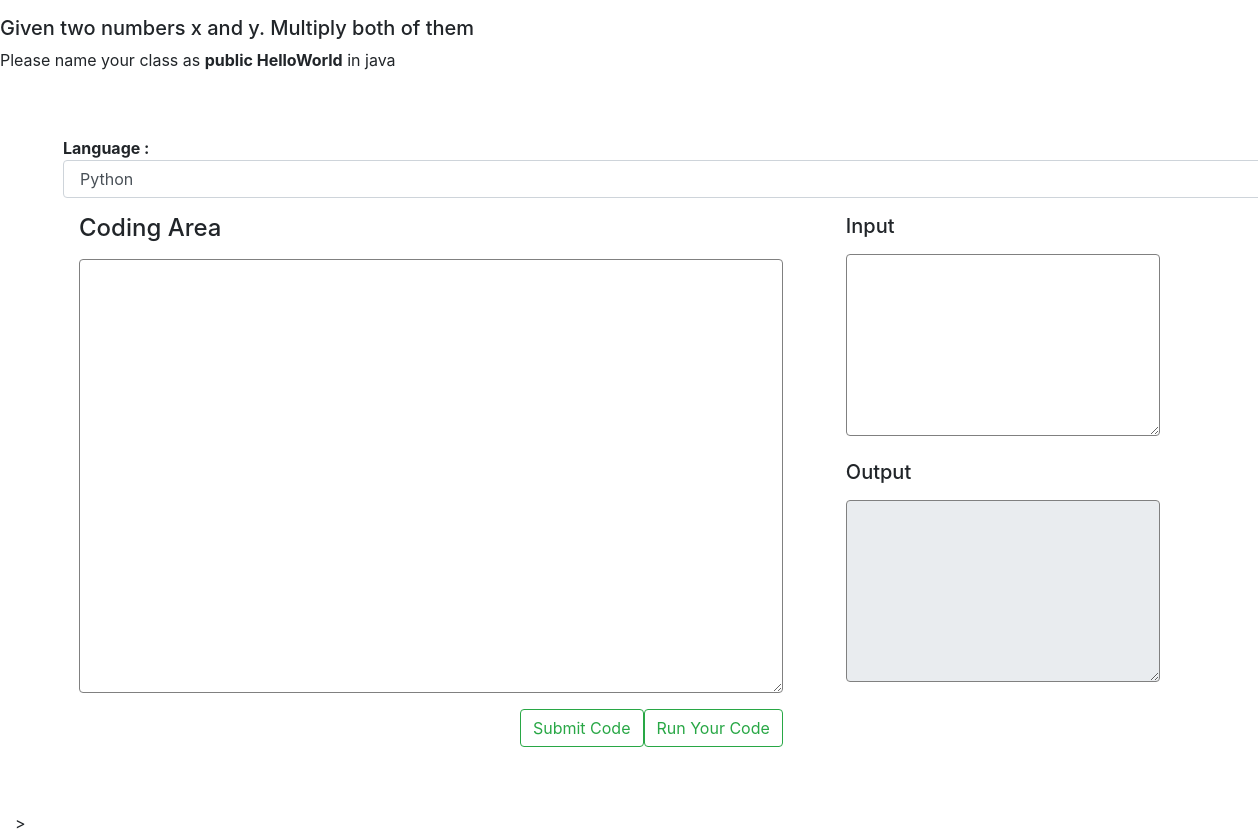
Before: /P2/ with the older database file.
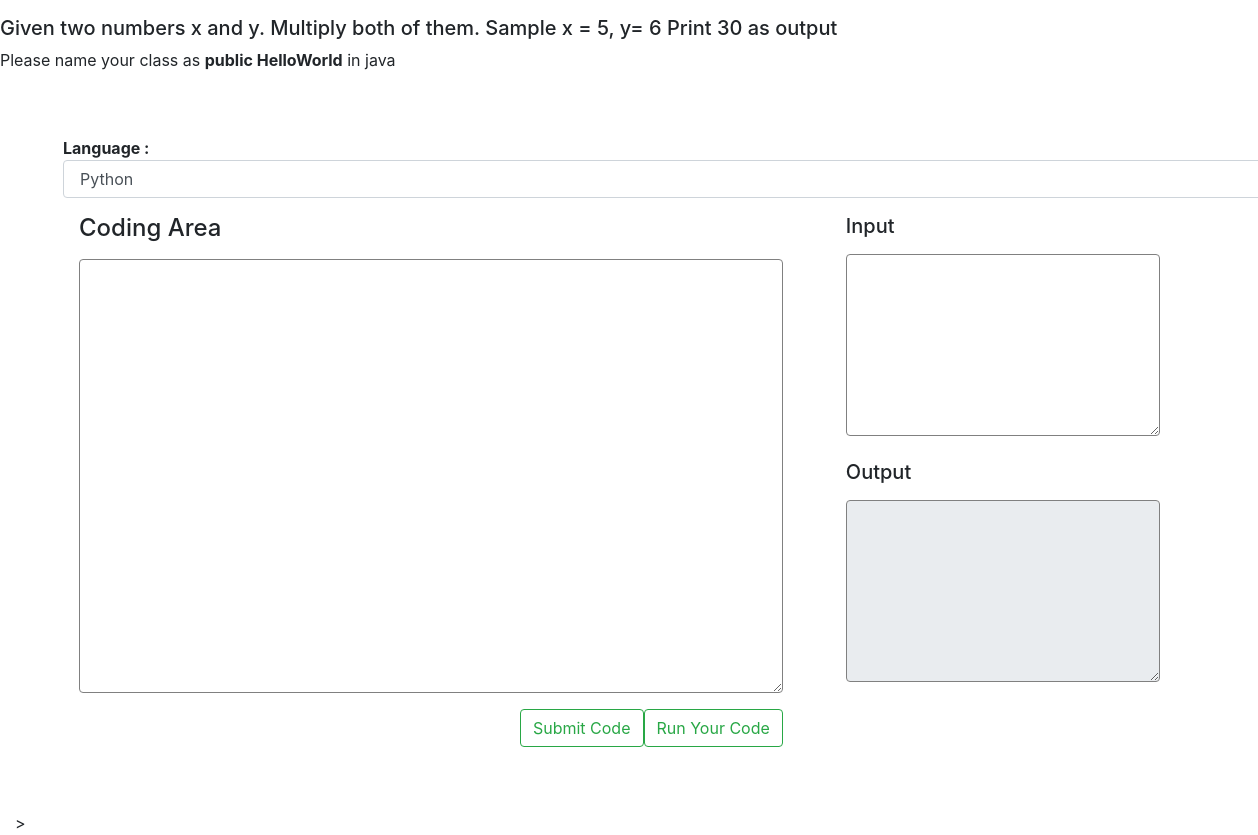
After: the same page with the newer database file.
### signup/models.py (models this page shows, shortened)
class Problem(models.Model):
    problem_id = models.CharField(max_length=20,primary_key=True)
    problem_title= models.CharField(max_length=100)
    description = models.CharField(max_length=2000)
    difficulty = models.CharField(max_length=10,default='Easy')

### signup/views.py (the view, shortened to what this page needs)
# urls.py: path('<str:problem_id>/',displayproblemdetail, name='displayproblemdetail'),
def displayproblemdetail(request,problem_id):
    problem = Problem.objects.filter(problem_id=problem_id).first()
    language = Language.objects.all()
    testcase = TestCase.objects.filter(problem_id=problem_id).first()
    return render(request,'displayProblemDetail.html',{'problem':problem,'language':language})

### template/displayProblemDetail.html (shortened to what this page needs)
<!DOCTYPE html>
<html>
<head>
    <link rel="stylesheet" href="https://maxcdn.bootstrapcdn.com/bootstrap/4.0.0/css/bootstrap.min.css">
</head>
<body>
        <h5> {{problem.description}}</h5>
        <p>Please name your class as <b>public HelloWorld</b> in java</p>
    <div class="container-fluid">
        <div class="row">
          <div class="col-sm-12 ml-5 mr-5 mt-5 mb-5">
            <form action="#" method="post">
              <p><b>Language : </b>
                <select name="language" class="form-control">
                  {% for language in language %}
                    <option value="{{language.name}}">{{ language.name}}</option>
                  {% endfor %}
                </select>
              </p>
              <div class="form-group row">
                <div class="col-sm-7 mr-5 ml-3">
                  <label for="comment"><h4>Coding Area</h4></label>
                  <textarea class="form-control" rows="14" name="code_area" style="border:1px solid grey; letter-spacing: 1px; font-family: 'Lucida Console'; font-size: 20px; " onkeydown="if(event.keyCode===9){var v=this.value,s=this.selectionStart,e=this.selectionEnd;this.value=v.substring(0, s)+'\t'+v.substring(e);this.selectionStart=this.selectionEnd=s+1;  }">{{code}}</textarea>
                </div>
                <div class="col-sm-3">
                  <div class="row mb-4">
                    <label for="comment"><h5>Input</h5></label>
                    <textarea class="form-control" rows="7" name="input_area" style="border:1px solid grey;">{{input}}</textarea>
                  </div>
                  <div class="row">
                    <label for="comment"><h5>Output</h5></label>
                    <textarea class="form-control" rows="7" name="output_area" style="border:1px solid grey;" disabled>{{output}}</textarea>
                  </div>
                </div>
              </div>
              <div class="form-group row">
                <div class="col-sm-7 ml-3">
                  <button class="btn btn-outline-success float-right" type="submit" value="run" name="run" >Run Your Code </button>&nbsp;&nbsp;
                  <button class="btn btn-outline-success float-right" type="submit" value="submit" name="submit">Submit Code </button>
                </div>
            </form>
          </div>
        </div>
      </div>
</body>
</html>>

Changed rows visible on the page:
changed Problem: description "Given two numbers x and y. Multiply both of them" → "Given two numbers x and y. Multiply both of them. Sample x = 5, y= 6 Print 30 as output"
